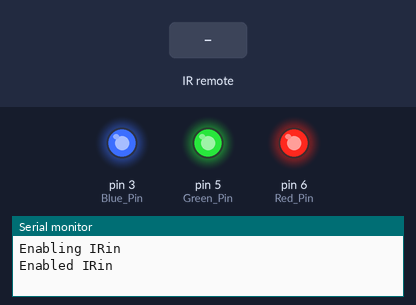
The sketch below on a simulated Arduino Uno, built with avr-gcc and run on an emulated ATmega328P. Parts: output pins drawn as LEDs (lit = HIGH), the last lines printed to the serial monitor. The inputs (shaded band) are chosen by the test bench.

Above: at 1.7 s.
1.8 s: infrared code 0xB4B4E21D received
At 3.1 s:
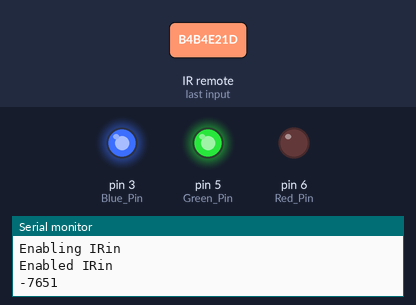
3.4 s: infrared code 0xB4B49A65 received
At 4.5 s:
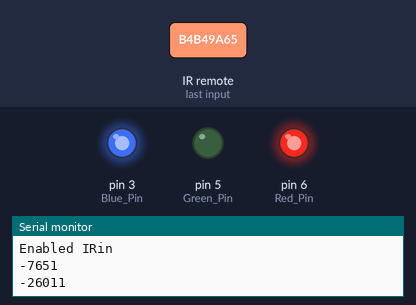
5.2 s: infrared code 0xB4B45AA5 received
At 5.9 s:
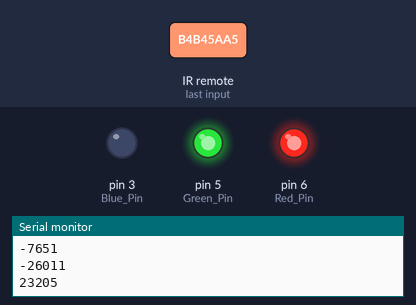
7.0 s: infrared code 0xB4B412ED received
At 8.5 s:
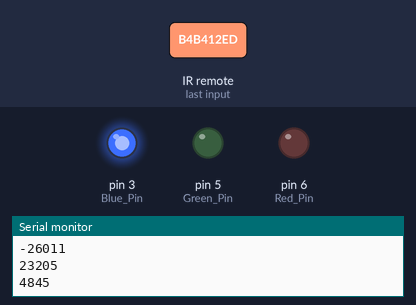
8.8 s: infrared code 0xB4B41AE5 received
At 9.9 s:
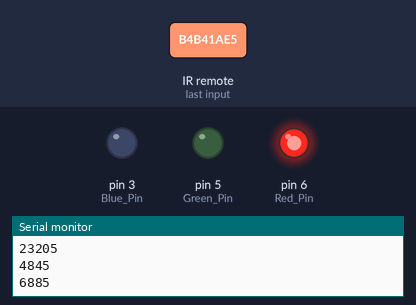
Timing chart, 0 to 11.6 s (numbered marks = the images above; inputs shaded):
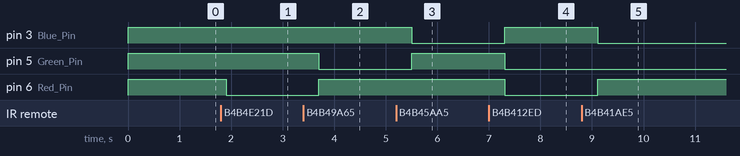

Measured:
- after the input at 1.8 s, pin 6 (Red_Pin): HIGH → LOW after 0.10 s
- after the input at 3.4 s, pin 5 (Green_Pin): HIGH → LOW after 0.30 s; pin 6 (Red_Pin): LOW → HIGH after 0.30 s
- after the input at 5.2 s, pin 3 (Blue_Pin): HIGH → LOW after 0.31 s; pin 5 (Green_Pin): LOW → HIGH after 0.31 s
- after the input at 7.0 s, pin 3 (Blue_Pin): LOW → HIGH after 0.31 s; pin 5 (Green_Pin), pin 6 (Red_Pin): HIGH → LOW after 0.31 s
- after the input at 8.8 s, pin 3 (Blue_Pin): HIGH → LOW after 0.31 s; pin 6 (Red_Pin): LOW → HIGH after 0.31 s

The sketch:

IR_Futbol.ino
```cpp
// (licence header left out)
#include <IRremote.h>
#define Red_Pin 6
#define Green_Pin 5
#define Blue_Pin 3
const int code1 = 0xB4B4E21D;
const int code2 = 0xB4B49A65;
const int code3 = 0xB4B45AA5;
const int code4 = 0xB4B412ED;
const int code5 = 0xB4B41AE5;
int var;
int RECV_PIN = A0;

IRrecv irrecv(RECV_PIN);

decode_results results;

void setup()
{
  pinMode(Red_Pin, OUTPUT);
  pinMode(Green_Pin, OUTPUT);
  pinMode(Blue_Pin, OUTPUT);
  color(255, 255, 255);

  Serial.begin(9600);
  // In case the interrupt driver crashes on setup, give a clue
  // to the user what's going on.
  Serial.println("Enabling IRin");
  irrecv.enableIRIn(); // Start the receiver
  Serial.println("Enabled IRin");
}

void color(int Rojo, int Verde, int Azul) {
  analogWrite(Red_Pin, Rojo);
  analogWrite(Green_Pin, Verde);
  analogWrite(Blue_Pin, Azul);
  delay(500);
}

void loop() {
  if (irrecv.decode(&results)) {
    var = results.value;
    Serial.println(var, DEC);
    irrecv.resume(); // Receive the next value
  }
  delay(100);
  switch (var) {
    case code1:
      color(0, 255, 255); // Rojo
      break;
    case code2:
      color(255, 0, 255); // Verde
      break;
    case code3:
      color(255, 255, 0); // Azul
      break;
    case code4:
      color(0, 0, 255);
      break;
    case code5:
      color(255, 0, 0);
      break;
    default:
      // if nothing else matches, do the default
      // default is optional
      //color(255, 255, 255);
      break;
  }
}
```
